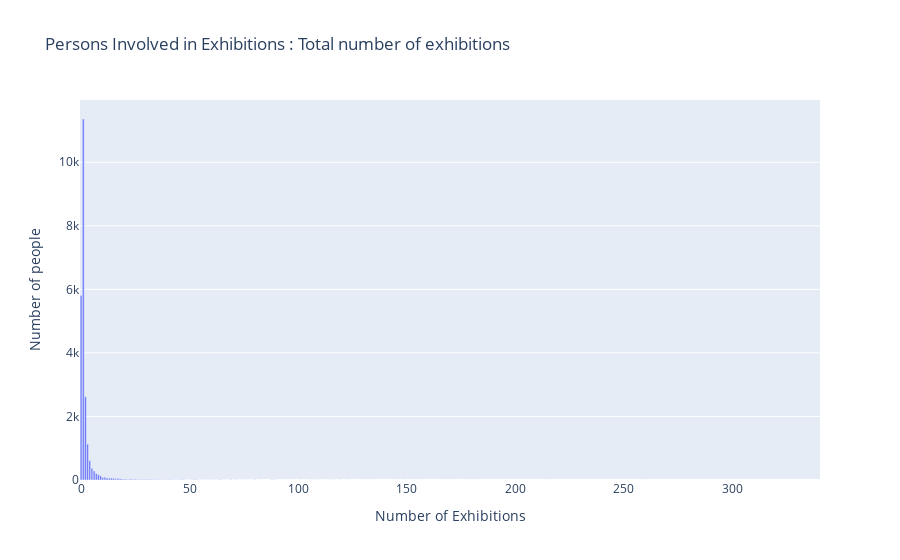

This figure's notebook cell:
### Markdown cell above
## Total number of exhibitions

### Code cell
## person by total number of exhibitions

x_label = "Number of Exhibitions"
y_label = "Number of people"
histogram_title = "Total number of exhibitions"
entity_type = "persons"

selected_field = "total_exhibitions"
histogram_type = "total_exhibitions"

ignore_list = [""]

histogram = create_histogram(data, x_label, y_label, histogram_title, entity_type, selected_field, ignore_list,histogram_type,0)
histogram.show()

### Figure 1 — Plotly figure (JSON) as saved in the notebook; plotly's stock layout.template omitted (floating-point values rounded to 4 significant figures)
{"data": [{"alignmentgroup": "True", "hovertemplate": "Number of Exhibitions=%{x}<br>Number of people=%{y}<extra></extra>", "legendgroup": "", "marker": {"color": "#636efa", "pattern": {"shape": ""}}, "name": "", "offsetgroup": "", "orientation": "v", "showlegend": false, "textposition": "auto", "type": "bar", "x": [0, 1, 2, 3, 4, 5, 6, 7, 8, 9, 10, 11, 12, 13, 14, 15, 16, 17, 18, 19, 20, 21, 22, 23, 24, 25, 26, 27, 28, 29, 30, 31, 32, 33, 34, 35, 36, 37, 38, 39, 40, 41, 42, 43, 44, 45, 46, 47, 48, 49, 50, 51, 52, 53, 54, 55, 56, 57, 58, 59, 60, 61, 62, 63, 64, 65, 66, 67, 68, 69, 71, 72, 73, 74, 76, 77, 79, 80, 83, 87, 88, 89, 90, 93, 95, 98, 101, 102, 104, 105, 106, 107, 108, 109, 110, 111, 113, 114, 115, 116, 117, 119, 120, 123, 124, 131, 135, 144, 148, 149, 153, 157, 169, 178, 183, 214, 260, 340], "xaxis": "x", "y": [5806, 11361, 2619, 1129, 609, 368, 286, 202, 165, 130, 81, 89, 63, 58, 61, 54, 38, 44, 39, 28, 24, 23, 19, 25, 16, 23, 9, 16, 9, 12, 12, 12, 14, 12, 9, 6, 7, 7, 6, 3, 6, 7, 7, 5, 5, 3, 5, 5, 4, 2, 2, 5, 6, 4, 3, 3, 3, 3, 3, 2, 4, 3, 4, 2, 4, 2, 2, 1, 1, 8, 3, 2, 1, 3, 3, 1, 1, 5, 2, 2, 4, 1, 3, 1, 1, 1, 2, 1, 1, 1, 3, 1, 1, 2, 1, 3, 1, 2, 1, 1, 2, 2, 2, 1, 1, 1, 1, 1, 1, 1, 1, 1, 1, 1, 1, 1, 1, 1], "yaxis": "y"}], "layout": {"barmode": "relative", "legend": {"tracegroupgap": 0}, "title": {"text": "Persons Involved in Exhibitions : Total number of exhibitions"}, "xaxis": {"anchor": "y", "domain": [0, 1], "title": {"text": "Number of Exhibitions"}}, "yaxis": {"anchor": "x", "domain": [0, 1], "title": {"text": "Number of people"}}}}
